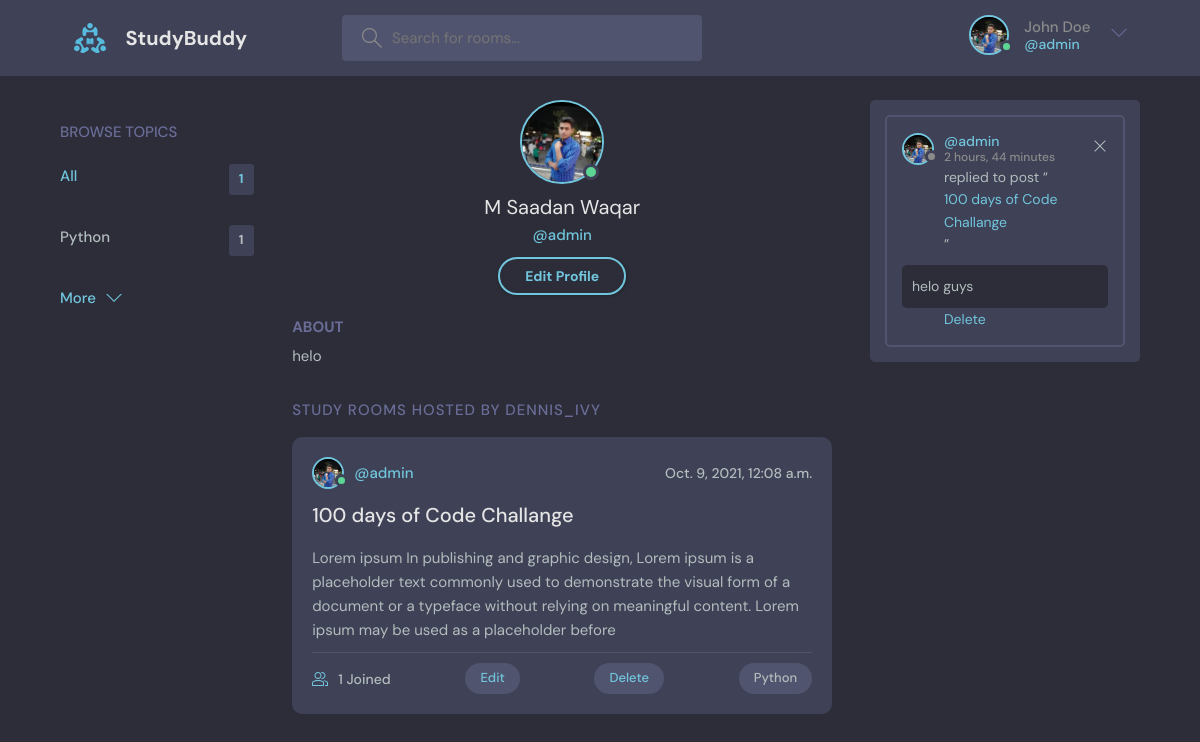
The app's page /profile/1/ (signed in), older data.
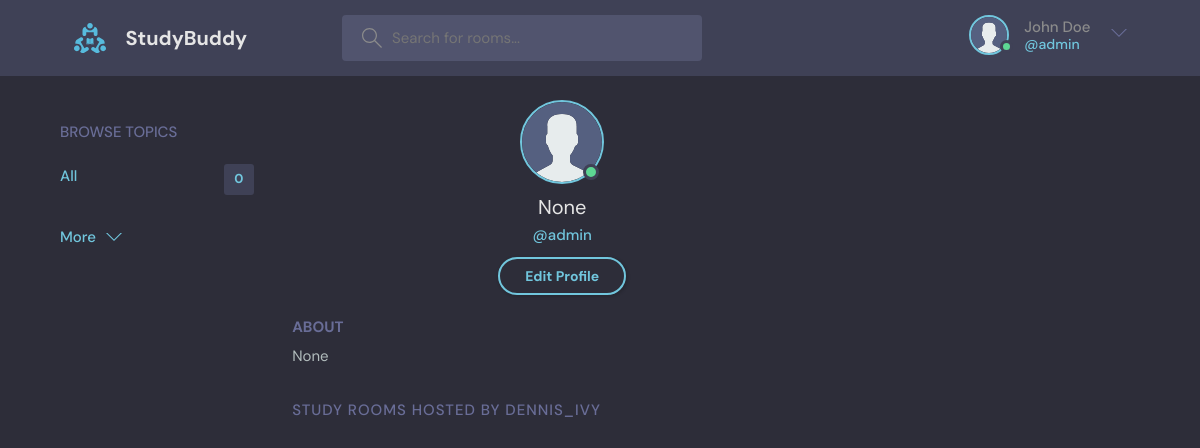
The same page, newer data.
### myapp/models.py (models this page shows, shortened)
class User(AbstractUser):
    name=models.CharField(max_length=50, null=True)
    bio = models.TextField( null=True)
    email = models.EmailField(unique=True, null=True)
    avatar = models.ImageField(  null=True,default="avatar.svg")
    REQUIRED_FIELDS=[]

class Topic(models.Model):
    name = models.CharField(max_length=100)
    def __str__(self)  :
        return self.name

class Room(models.Model):
    host=models.ForeignKey(User, on_delete=models.SET_NULL, null=True)
    topic= models.ForeignKey(Topic, on_delete=models.SET_NULL, null=True)
    participants=models.ManyToManyField(User,related_name='participants')
    name = models.CharField(max_length=100)
    description = models.TextField()
    updated_at= models.DateTimeField(auto_now=True)
    created_at  = models.DateTimeField(auto_now_add= True)
    class Meta:
        ordering = ['-updated_at','-created_at']
    def __str__(self)  :
        return self.name

class Message(models.Model):
    user = models.ForeignKey(User, on_delete=models.CASCADE )
    room =models.ForeignKey(Room,on_delete=models.CASCADE)
    msg_body = models.TextField()
    updated_at= models.DateTimeField(auto_now=True)
    created_at  = models.DateTimeField(auto_now_add= True)
    class Meta:
        ordering = ['-updated_at','-created_at']

### myapp/views.py (the view)
# urls.py: path('profile/<str:pk>/', views.userprofile ,name="profile"),
def userprofile(request,pk):
    user=User.objects.get(id=pk)
    rooms=user.room_set.all()
    room_messages=user.message_set.all()
    topics = Topic.objects.all()
    context={'user':user,'rooms':rooms,'room_messages':room_messages,'topic':topics}
    return render(request,'profile.html',context)

### myapp/templates/profile.html (shortened to what this page needs)
{% extends 'navbar.html' %}
{% load static %}
{% block body %}
<main class="profile-page layout layout--3">
  <div class="container">
    <div class="topics">
      <ul class="topics__list">
        {% include 'topic.html' %}
      </ul>
    </div>
    <div class="roomList">
      <div class="profile">
        <div class="profile__avatar">
          <div class="avatar avatar--large active">
            <img src="{{request.user.avatar.url}}" />
          </div>
        </div>
        <div class="profile__info">
          <h3>{{request.user.name}}</h3>
          <p>@{{user.username}}</p>
          {% if request.user == user %}
          <a href="{% url 'update-user' %}" class="btn btn--main btn--pill">Edit Profile</a>
          {% endif %}
        </div>
        <div class="profile__about">
          <h3>About</h3>
          <p>
           {{request.user.bio}}
          </p>
        </div>
      </div>
      <div class="roomList__header">
        <div>
          <h2>Study Rooms Hosted by dennis_ivy</a>
          </h2>
        </div>
      </div>
      {% include 'room_component.html' %}
    </div>
    <div class="activities">
      {% include 'feed_component.html' %}
    </div>
  </div>
</main>
{% endblock body %}

### myapp/templates/navbar.html (shortened to what this page needs)
{% load static %}
<!DOCTYPE html>
<html lang="en">
<head>
  <link rel="stylesheet" href="{% static 'style.css' %}" />
</head>
<body>
  <header class="header header--loggedIn">
    <div class="container">
      <a href="/" class="header__logo">
        <img src="{% static 'logo.svg' %}" />
        <h1>StudyBuddy</h1>
      </a>
      <form class="header__search">
        <label>
          <input name="q" placeholder="Search for rooms..." />
        </label>
      </form>
      <nav class="header__menu">
        {% if not request.user.is_authenticated %}
        <a href="{% url 'login' %}">
          <img src="{% static 'avatar.svg' %}" />
          <p>Login</p>
        </a>
        {% else %}
        <div class="header__user">
          <a href="{% url 'profile' request.user.id %}">
            <div class="avatar avatar--medium active">
              <img src="{{request.user.avatar.url}}" />
            </div>
            <p>John Doe <span>@{{request.user.username}}</span></p>
          </a>
          <button class="dropdown-button">
            <svg version="1.1" xmlns="http://www.w3.org/2000/svg" width="32" height="32" viewBox="0 0 32 32">
              <title>chevron-down</title>
              <path d="M16 21l-13-13h-3l16 16 16-16h-3l-13 13z"></path>
            </svg>
          </button>
        </div>
        {% endif %}
      </nav>
    </div>
  </header>
  {% block body %}
  {% endblock body %}
</body>
</html>

### myapp/templates/topic.html
<div class="topics">
  <div class="topics__header">
    <h2>Browse Topics</h2>
  </div>
  <ul class="topics__list">
    <li>
      <a href="/" class="active">All <span>{{topic.count}}</span></a>
    </li>
    {% for i in topic %}
    <li>
      <a href="{% url 'index' %}?q={{i.name}}"> {{i.name}} <span> {{i.room_set.all.count}}</span></a>
    </li>
    {% endfor %}
  </ul>
  <a class="btn btn--link" href="{% url 'topic' %}">
    More
    <svg version="1.1" xmlns="http://www.w3.org/2000/svg" width="32" height="32" viewBox="0 0 32 32">
      <title>chevron-down</title>
      <path d="M16 21l-13-13h-3l16 16 16-16h-3l-13 13z"></path>
    </svg>
  </a>
</div>

### myapp/templates/room_component.html (shortened to what this page needs)
{% block body %}
{% for i in rooms %}
<div class="roomListRoom">
  <div class="roomListRoom__header">
    <a href="https://studybud12.herokuapp.com//room/{{i.id}}/" class="roomListRoom__author">
      <div class="avatar avatar--small active">
        <img src="{{i.host.avatar.url}}" />
      </div>
      <span>@{{i.host.username}}</span>
    </a>
    <div class="roomListRoom__actions">
      <span>{{i.created_at}}</span>
    </div>
  </div>
  <div class="roomListRoom__content">
    <a href="https://studybud12.herokuapp.com//room/{{i.id}}/">{{i.name}}</a>
    <p>
      {{i.description}}
    </p>
  </div>
  <div class="roomListRoom__meta">
    <a class="roomListRoom__joined">
      {{i.participants.count}} Joined
    </a>
    {% if request.user == i.host %}
    <a class="roomListRoom__topic" href="{% url 'update-room' i.id %}">Edit</a>
    <a class="roomListRoom__topic" href="{% url 'delete-room' i.id %}">Delete</a>
    {% endif %}
    <p class="roomListRoom__topic">{{i.topic}}</p>
  </div>
</div>
{% endfor %}
{% endblock body %}

### myapp/templates/feed_component.html
{% block body %}
{% for msg in room_messages %}
<div class="activities__box">
  <div class="activities__boxHeader roomListRoom__header">
    <a href="{% url 'profile' msg.user.id %}" class="roomListRoom__author">
      <div class="avatar avatar--small">
        <img src="{{msg.user.avatar.url}}" />
      </div>
      <p>
        @{{msg.user}}
        <span>{{msg.created_at|timesince}}</span>
      </p>
    </a>
    <div class="roomListRoom__actions">
      <a href="{% url 'delete-message' msg.id %}">
        <svg version="1.1" xmlns="http://www.w3.org/2000/svg" width="32" height="32" viewBox="0 0 32 32">
          <title>remove</title>
          <path
            d="M27.314 6.019l-1.333-1.333-9.98 9.981-9.981-9.981-1.333 1.333 9.981 9.981-9.981 9.98 1.333 1.333 9.981-9.98 9.98 9.98 1.333-1.333-9.98-9.98 9.98-9.981z">
          </path>
        </svg>
      </a>
    </div>
  </div>
  <div class="activities__boxContent">
    <p>replied to post “<a href="{% url 'room' msg.room.id %}">{{msg.room}}</a>”</p>
    <div class="activities__boxRoomContent">
      {{msg.msg_body}}
    </div>
    {% if request.user == msg.user %}
    <a href="https://studybud12.herokuapp.com//delete-message/{{msg.id}}/"> Delete</a>
    {% endif %}
  </div>
</div>
{% endfor %}
{% endblock body %}

Row changes from the older to the newer data that the page shows:
removed Topic: name "Python", room_set.all.count "1"
removed Room: host.avatar (picture), host.username "admin", created_at "Oct. 9, 2021, 12:08 a.m.", name "100 days of Code Challange", description "Lorem ipsum In publishing and graphic design, Lorem ipsum is a placeholder text commonly used to demonstrate the visual form of a document or a typeface without relying on meaningful content. Lorem ipsum may be used as a placeholder before", participants.count "1", shows "Edit", topic "Python"
removed Message: user.avatar (picture), user "admin", created_at "2 hours, 44 minutes", room "100 days of Code Challange", msg_body "helo guys"
changed User "admin": user.avatar: picture removed, a placeholder shows; user.name "M Saadan Waqar" → "None"; user.bio "helo" → "None"
Text that changed along with them:
{{ topic.count }}: "1" → "0"
